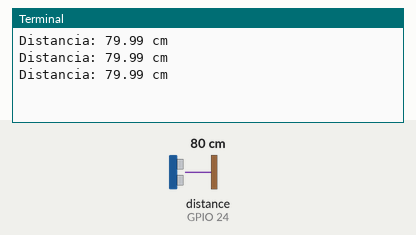
A program run on a simulated Raspberry Pi (BCM pin numbers). Shown: the last lines printed to the terminal. The test bench sets the inputs (shaded band); at power-on: distance to the obstacle (sensor on GPIO 24) 80 cm. The echo pulse lasts 58.3 µs per cm; the clock reads 2024-03-15 10:24:30 at power-on unless the program sets it.

Above: at 1.7 s.
1.8 s: distance to the obstacle (sensor on GPIO 24) set to 2 cm
At 2.4 s:
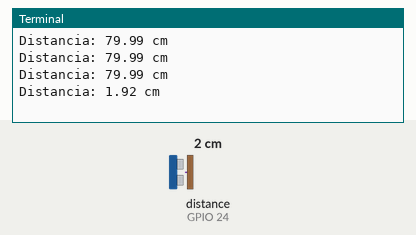
3.3 s: distance to the obstacle (sensor on GPIO 24) set to 4 cm
At 3.9 s:
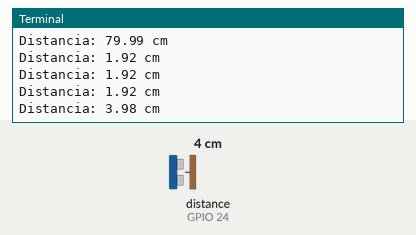
Timing chart, 0 to 6.3 s (numbered marks = the images above; inputs shaded):
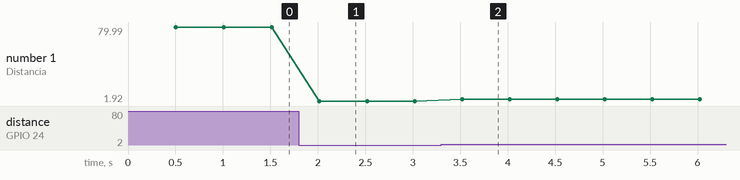

Measured:
- after the input at 1.8 s, the terminal: prints a new line after 0.22 s (image 1)
- after the input at 3.3 s, the terminal: prints a new line after 0.22 s (image 2)
- plotted number 1: 79.99 → 1.92 after the input at 1.8 s, 1.92 → 3.98 after the input at 3.3 s

The program:

ultasonido.py
```python
# Importamos la paquteria necesaria
import RPi.GPIO as GPIO
import time

TRIG = 23 #Variable que contiene el GPIO al cual conectamos la señal TRIG del sensor
ECHO = 24 #Variable que contiene el GPIO al cual conectamos la señal ECHO del sensor
sound_speed = 34300

GPIO.setmode(GPIO.BCM)     #Establecemos el modo según el cual nos refiriremos a los GPIO de nuestra RPi
GPIO.setup(TRIG, GPIO.OUT) #Configuramos el pin TRIG como una salida
GPIO.setup(ECHO, GPIO.IN)  #Configuramos el pin ECHO como una salida


#Contenemos el código principal en un aestructura try para limpiar los GPIO al terminar o presentarse un error
#try:
    #Implementamos un loop infinito
#    while True:
def sensar_tacho():
        # Ponemos en bajo el pin TRIG y después esperamos 0.5 seg para que el transductor se estabilice
        GPIO.output(TRIG, GPIO.LOW)
        time.sleep(0.5)

        #Ponemos en alto el pin TRIG esperamos 10 uS antes de ponerlo en bajo
        GPIO.output(TRIG, GPIO.HIGH)
        time.sleep(0.00001)
        GPIO.output(TRIG, GPIO.LOW)

        # En este momento el sensor envía 8 pulsos ultrasónicos de 40kHz y coloca su pin ECHO en alto
        # Debemos detectar dicho evento para iniciar la medición del tiempo

        while True:
            pulso_inicio = time.time()
            if GPIO.input(ECHO) == GPIO.HIGH:
                break

        # El pin ECHO se mantendrá en HIGH hasta recibir el eco rebotado por el obstáculo.
        # En ese momento el sensor pondrá el pin ECHO en bajo.
	# Prodedemos a detectar dicho evento para terminar la medición del tiempo

        while True:
            pulso_fin = time.time()
            if GPIO.input(ECHO) == GPIO.LOW:
                break

        # Tiempo medido en segundos
        duracion = pulso_fin - pulso_inicio

        #Obtenemos la distancia considerando que la señal recorre dos veces la distancia a medir y que la velocidad del sonido es 343m/s
        distancia = (sound_speed * duracion) / 2
        return distancia
        # Imprimimos resultado

#finally:
    # Reiniciamos todos los canales de GPIO.
    #GPIO.cleanup()
if __name__ == "__main__":
    for x in range(50):
        distancia = sensar_tacho()
        print( "Distancia: %.2f cm" % distancia)

    GPIO.cleanup()
```
